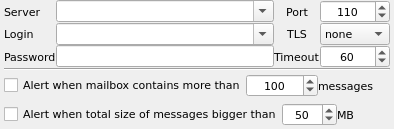
<?xml version="1.0" encoding="UTF-8"?>
<ui version="4.0">
 <class>Pop3TestWidget</class>
 <widget class="QWidget" name="Pop3TestWidget">
  <property name="geometry">
   <rect>
    <x>0</x>
    <y>0</y>
    <width>394</width>
    <height>129</height>
   </rect>
  </property>
  <property name="font">
   <font>
    <family>DejaVu Sans</family>
    <pointsize>8</pointsize>
   </font>
  </property>
  <property name="windowTitle">
   <string>Form</string>
  </property>
  <layout class="QGridLayout" name="gridLayout_2">
   <property name="leftMargin">
    <number>4</number>
   </property>
   <property name="topMargin">
    <number>0</number>
   </property>
   <property name="rightMargin">
    <number>4</number>
   </property>
   <property name="bottomMargin">
    <number>0</number>
   </property>
   <property name="horizontalSpacing">
    <number>4</number>
   </property>
   <property name="verticalSpacing">
    <number>0</number>
   </property>
   <item row="0" column="0">
    <layout class="QGridLayout" name="gridLayout">
     <property name="spacing">
      <number>0</number>
     </property>
     <item row="0" column="1">
      <widget class="QComboBox" name="cmbServer">
       <property name="editable">
        <bool>true</bool>
       </property>
      </widget>
     </item>
     <item row="2" column="1">
      <widget class="QLineEdit" name="lnPassword"/>
     </item>
     <item row="0" column="2">
      <widget class="QLabel" name="lblPort">
       <property name="text">
        <string>Port</string>
       </property>
       <property name="alignment">
        <set>Qt::AlignCenter</set>
       </property>
       <property name="buddy">
        <cstring>spinPort</cstring>
       </property>
      </widget>
     </item>
     <item row="1" column="1">
      <widget class="QComboBox" name="cmbLogin">
       <property name="editable">
        <bool>true</bool>
       </property>
      </widget>
     </item>
     <item row="1" column="3">
      <widget class="QComboBox" name="cmbTLS">
       <item>
        <property name="text">
         <string>none</string>
        </property>
       </item>
       <item>
        <property name="text">
         <string>Implicit</string>
        </property>
       </item>
       <item>
        <property name="text">
         <string>Explicit</string>
        </property>
       </item>
      </widget>
     </item>
     <item row="2" column="0">
      <widget class="QLabel" name="lblPassword">
       <property name="text">
        <string>Password</string>
       </property>
       <property name="buddy">
        <cstring>lnPassword</cstring>
       </property>
      </widget>
     </item>
     <item row="2" column="3">
      <widget class="QSpinBox" name="spinTimeout">
       <property name="alignment">
        <set>Qt::AlignCenter</set>
       </property>
       <property name="maximum">
        <number>600</number>
       </property>
       <property name="value">
        <number>60</number>
       </property>
      </widget>
     </item>
     <item row="1" column="0">
      <widget class="QLabel" name="lblLogin">
       <property name="text">
        <string>Login</string>
       </property>
       <property name="buddy">
        <cstring>cmbLogin</cstring>
       </property>
      </widget>
     </item>
     <item row="1" column="2">
      <widget class="QLabel" name="lblTls">
       <property name="text">
        <string>TLS</string>
       </property>
       <property name="alignment">
        <set>Qt::AlignCenter</set>
       </property>
       <property name="buddy">
        <cstring>cmbTLS</cstring>
       </property>
      </widget>
     </item>
     <item row="2" column="2">
      <widget class="QLabel" name="lblTimeout">
       <property name="text">
        <string>Timeout</string>
       </property>
       <property name="buddy">
        <cstring>spinTimeout</cstring>
       </property>
      </widget>
     </item>
     <item row="0" column="3">
      <widget class="QSpinBox" name="spinPort">
       <property name="alignment">
        <set>Qt::AlignCenter</set>
       </property>
       <property name="minimum">
        <number>1</number>
       </property>
       <property name="maximum">
        <number>65535</number>
       </property>
       <property name="value">
        <number>110</number>
       </property>
      </widget>
     </item>
     <item row="0" column="0">
      <widget class="QLabel" name="lblServer">
       <property name="text">
        <string>Server</string>
       </property>
       <property name="buddy">
        <cstring>cmbServer</cstring>
       </property>
      </widget>
     </item>
    </layout>
   </item>
   <item row="1" column="0">
    <widget class="Line" name="line">
     <property name="sizePolicy">
      <sizepolicy hsizetype="Preferred" vsizetype="Fixed">
       <horstretch>0</horstretch>
       <verstretch>0</verstretch>
      </sizepolicy>
     </property>
     <property name="orientation">
      <enum>Qt::Horizontal</enum>
     </property>
    </widget>
   </item>
   <item row="2" column="0">
    <layout class="QHBoxLayout" name="horizontalLayout">
     <item>
      <widget class="QCheckBox" name="ChkAlertMessage">
       <property name="text">
        <string>Alert when mailbox contains more than</string>
       </property>
      </widget>
     </item>
     <item>
      <widget class="QSpinBox" name="spinAlertMessage">
       <property name="alignment">
        <set>Qt::AlignCenter</set>
       </property>
       <property name="maximum">
        <number>9900</number>
       </property>
       <property name="value">
        <number>100</number>
       </property>
      </widget>
     </item>
     <item>
      <widget class="QLabel" name="label_8">
       <property name="text">
        <string>messages</string>
       </property>
      </widget>
     </item>
    </layout>
   </item>
   <item row="3" column="0">
    <layout class="QHBoxLayout" name="horizontalLayout_2">
     <item>
      <widget class="QCheckBox" name="chkAlertSize">
       <property name="text">
        <string>Alert when total size of messages bigger than</string>
       </property>
      </widget>
     </item>
     <item>
      <widget class="QSpinBox" name="spinAlertSize">
       <property name="alignment">
        <set>Qt::AlignCenter</set>
       </property>
       <property name="maximum">
        <number>9900</number>
       </property>
       <property name="value">
        <number>50</number>
       </property>
      </widget>
     </item>
     <item>
      <widget class="QLabel" name="label_7">
       <property name="text">
        <string>MB</string>
       </property>
      </widget>
     </item>
    </layout>
   </item>
  </layout>
 </widget>
 <resources/>
 <connections/>
</ui>
